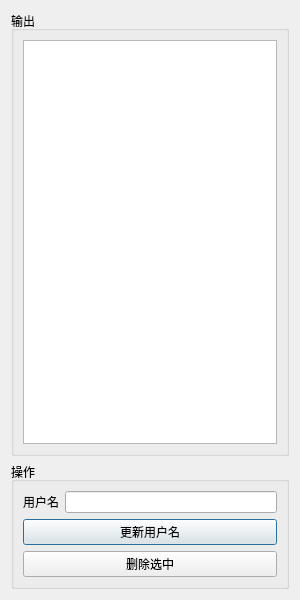
<?xml version="1.0" encoding="UTF-8"?>
<ui version="4.0">
 <class>showUser</class>
 <widget class="QDialog" name="showUser">
  <property name="geometry">
   <rect>
    <x>0</x>
    <y>0</y>
    <width>300</width>
    <height>600</height>
   </rect>
  </property>
  <property name="windowTitle">
   <string>用户</string>
  </property>
  <layout class="QVBoxLayout" name="verticalLayout_4">
   <item>
    <widget class="QGroupBox" name="groupBox_2">
     <property name="title">
      <string>输出</string>
     </property>
     <layout class="QVBoxLayout" name="verticalLayout">
      <item>
       <widget class="QTableView" name="Output">
        <property name="selectionMode">
         <enum>QAbstractItemView::SingleSelection</enum>
        </property>
        <property name="selectionBehavior">
         <enum>QAbstractItemView::SelectRows</enum>
        </property>
       </widget>
      </item>
     </layout>
    </widget>
   </item>
   <item>
    <widget class="QGroupBox" name="groupBox">
     <property name="maximumSize">
      <size>
       <width>16777215</width>
       <height>16777215</height>
      </size>
     </property>
     <property name="title">
      <string>操作</string>
     </property>
     <layout class="QVBoxLayout" name="verticalLayout_2">
      <item>
       <layout class="QVBoxLayout" name="verticalLayout_3">
        <item>
         <layout class="QHBoxLayout" name="horizontalLayout_3">
          <item>
           <widget class="QLabel" name="label">
            <property name="text">
             <string>用户名</string>
            </property>
           </widget>
          </item>
          <item>
           <widget class="QLineEdit" name="userIDInput"/>
          </item>
         </layout>
        </item>
        <item>
         <widget class="QPushButton" name="updateUserID">
          <property name="text">
           <string>更新用户名</string>
          </property>
         </widget>
        </item>
        <item>
         <widget class="QPushButton" name="deleteSelected">
          <property name="text">
           <string>删除选中</string>
          </property>
         </widget>
        </item>
       </layout>
      </item>
     </layout>
    </widget>
   </item>
  </layout>
 </widget>
 <resources/>
 <connections/>
</ui>
